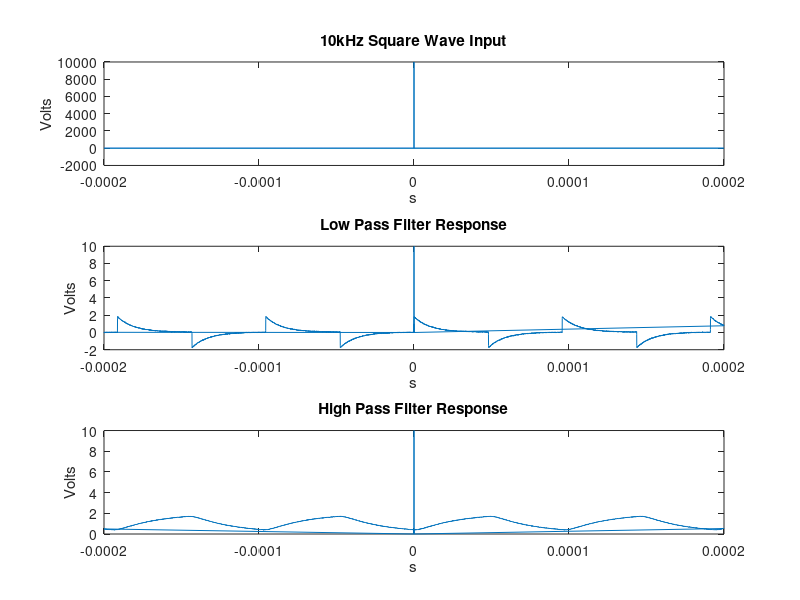

Recreate this plot in MATLAB.
function [ ] = squareplot()


MTX = xlsread('tek0005ALL.csv');
TIME = MTX(:,1);
CH1 = MTX(:,2);
CH2 = MTX(:,3);

MTX2= xlsread('tek0002ALL.csv');
TIME2=MTX(:,1);
CH3 = MTX2(:,3);

subplot(3,1, 1);
plot(TIME, CH1);
title('10kHz Square Wave Input');
xlabel('s');
ylabel('Volts');

subplot(3,1, 2);
plot(TIME, CH2);
title('Low Pass Filter Response');
ylabel('Volts');
xlabel('s');

subplot(3,1, 3);
plot(TIME, CH3);
title('High Pass Filter Response');
ylabel('Volts');
xlabel('s');
